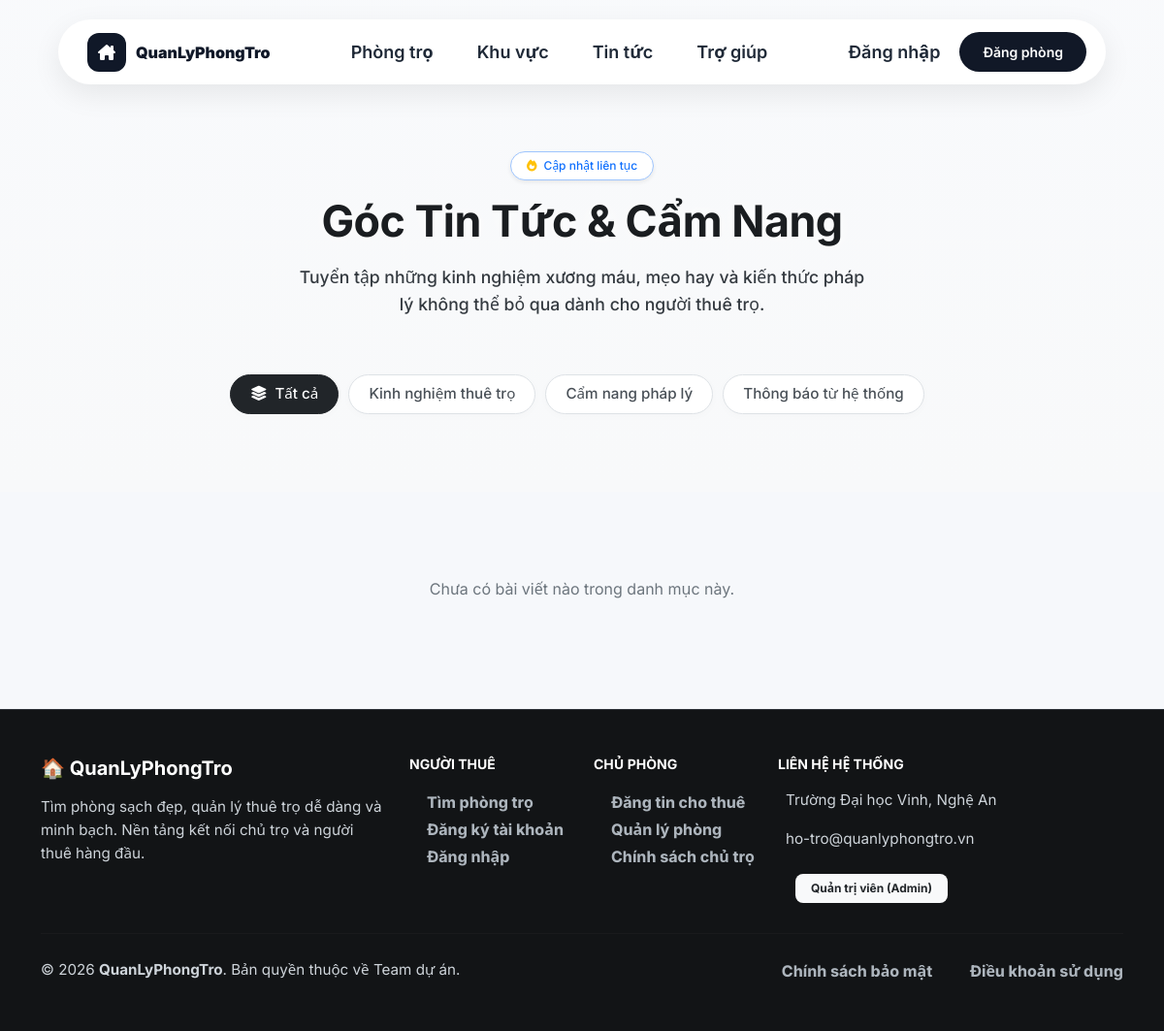
/public/blog.php, run on the app's committed database.
### tables this page shows
CREATE TABLE `news_categories` (
  `id` int(11) NOT NULL,
  `name` varchar(150) NOT NULL,
  `slug` varchar(150) NOT NULL,
  `description` text DEFAULT NULL,
  `created_at` timestamp NOT NULL DEFAULT current_timestamp()
);

### public/blog.php (the view, shortened to what this page needs)
<!DOCTYPE html>
<html lang="vi">
<head>
    <link href="https://cdn.jsdelivr.net/npm/bootstrap@5.3.2/dist/css/bootstrap.min.css" rel="stylesheet">
    <link rel="stylesheet" href="https://cdnjs.cloudflare.com/ajax/libs/font-awesome/6.4.2/css/all.min.css">
    <link rel="stylesheet" href="style.css">
    <nav class="home-nav">
        <div class="nav-container">
            <a href="index.php" class="brand">
                <span class="brand-mark"><i class="fas fa-house-chimney"></i></span>
                <span class="brand-name">QuanLyPhongTro</span>
            </a>
            <div class="menu-content" id="mobile-menu">
                <div class="nav-links">
                    <a href="phongtro.php" class="nav-item">Phòng trọ</a>
                    <a href="khuvuc.php" class="nav-item">Khu vực</a>
                    <a href="blog.php" class="nav-item">Tin tức</a>
                    <a href="trogiup.php" class="nav-item">Trợ giúp</a>
                </div>
                <div class="nav-actions">
                    <a href="login.php" class="nav-item login-text">Đăng nhập</a>
                    <a href="owner-register.php" class="btn-post">Đăng phòng</a>
                </div>
            </div>
        </div>
    </nav>
</head>
<body>
    <?php
    require_once '../config/database.php';
    $category_slug = isset($_GET['category']) ? $_GET['category'] : '';
    $cat_sql = "SELECT * FROM news_categories ORDER BY id ASC";
    $categories = $conn->query($cat_sql)->fetch_all(MYSQLI_ASSOC);
    $where_clause = "WHERE a.status = 'published'";
    $articles_sql = "SELECT a.*, c.name as category_name, c.slug as cat_slug
                            FROM articles a
                            LEFT JOIN news_categories c ON a.category_id = c.id
                            $where_clause
                            ORDER BY a.published_at DESC LIMIT 9";
    $articles = $conn->query($articles_sql)->fetch_all(MYSQLI_ASSOC);
    ?>
    </head>
    <body>
        <div class="container my-5 pt-5">
            <div class="blog-hero">
                <div class="container">
                    <div class="text-center mb-5">
                        <span class="badge bg-white text-primary border border-primary-subtle rounded-pill px-3 py-2 mb-3 shadow-sm" style="font-weight: 500;">
                            <i class="fas fa-fire me-1 text-warning"></i> Cập nhật liên tục
                        </span>
                        <h1 class="fw-bold mb-3" style="color: #1a1d20; font-size: 2.8rem; letter-spacing: -0.5px;">
                            Góc Tin Tức & Cẩm Nang
                        </h1>
                        <p class="text-secondary mx-auto" style="max-width: 600px; font-size: 1.1rem; line-height: 1.6;">
                            Tuyển tập những kinh nghiệm xương máu, mẹo hay và kiến thức pháp lý không thể bỏ qua dành cho người thuê trọ.
                        </p>
                    </div>
                    <ul class="nav nav-pills category-pills justify-content-center">
                        <li class="nav-item">
                            <a class="nav-link <?php echo ($category_slug === '') ? 'active' : ''; ?>" href="blog.php">
                                <i class="fas fa-layer-group me-1"></i> Tất cả
                            </a>
                        </li>
                        <?php foreach ($categories as $cat): ?>
                            <li class="nav-item">
                                <a class="nav-link <?php echo ($category_slug === $cat['slug']) ? 'active' : ''; ?>"
                                    href="blog.php?category=<?php echo $cat['slug']; ?>">
                                    <?php echo htmlspecialchars($cat['name']); ?>
                                </a>
                            </li>
                        <?php endforeach; ?>
                    </ul>
                </div>
            </div>
            <div class="row g-4">
                <?php if (count($articles) > 0): ?>
                    <?php foreach ($articles as $article): ?>
                        <div class="col-md-6 col-lg-4">
                            <div class="blog-card">
                                <div class="blog-img-wrap">
                                    <a href="blog_detail.php?slug=<?php echo $article['slug']; ?>">
                                        <img src="<?php echo htmlspecialchars($article['thumbnail']); ?>" alt="<?php echo htmlspecialchars($article['title']); ?>">
                                    </a>
                                    <span class="blog-category-badge"><?php echo htmlspecialchars($article['category_name']); ?></span>
                                </div>
                                <div class="blog-content">
                                    <a href="blog_detail.php?slug=<?php echo $article['slug']; ?>" class="blog-title">
                                        <?php echo htmlspecialchars($article['title']); ?>
                                    </a>
                                    <div class="blog-summary">
                                        <?php echo htmlspecialchars($article['summary']); ?>
                                    </div>
                                    <div class="blog-footer">
                                        <span><i class="far fa-calendar-alt"></i> <?php echo date('d/m/Y', strtotime($article['published_at'])); ?></span>
                                        <span><i class="far fa-eye"></i> <?php echo $article['views']; ?></span>
                                    </div>
                                </div>
                            </div>
                        </div>
                    <?php endforeach; ?>
                <?php else: ?>
                    <div class="col-12 text-center py-5">
                        <p class="text-secondary">Chưa có bài viết nào trong danh mục này.</p>
                    </div>
                <?php endif; ?>
            </div>
        </div>
        <footer class="footer py-5 mt-5 bg-dark text-white">
            <div class="container-lg">
                <div class="row gy-4">
                    <div class="col-lg-4 col-md-6">
                        <h5 class="fw-bold mb-3 text-white">🏠 QuanLyPhongTro</h5>
                        <p class="footer-description">Tìm phòng sạch đẹp, quản lý thuê trọ dễ dàng và minh bạch. Nền tảng kết nối chủ trọ và người thuê hàng đầu.</p>
                        <div class="social-links mt-3">
                        </div>
                    </div>
                    <div class="col-lg-2 col-md-6">
                        <h6 class="fw-bold mb-3 text-white text-uppercase small">Người Thuê</h6>
                        <ul class="list-unstyled">
                            <li><a href="index.php" class="footer-link">Tìm phòng trọ</a></li>
                            <li><a href="register.php" class="footer-link">Đăng ký tài khoản</a></li>
                            <li><a href="login.php" class="footer-link">Đăng nhập</a></li>
                        </ul>
                    </div>
                    <div class="col-lg-2 col-md-6">
                        <h6 class="fw-bold mb-3 text-white text-uppercase small">Chủ Phòng</h6>
                        <ul class="list-unstyled">
                            <li><a href="owner-register.php" class="footer-link">Đăng tin cho thuê</a></li>
                            <li><a href="login.php" class="footer-link">Quản lý phòng</a></li>
                            <li><a href="#" class="footer-link">Chính sách chủ trọ</a></li>
                        </ul>
                    </div>
                    <div class="col-lg-4 col-md-6">
                        <h6 class="fw-bold mb-3 text-white text-uppercase small">Liên hệ hệ thống</h6>
                        <p class="footer-info"><i class="bi bi-geo-alt-fill me-2"></i> Trường Đại học Vinh, Nghệ An</p>
                        <p class="footer-info"><i class="bi bi-envelope-fill me-2"></i> ho-tro@quanlyphongtro.vn</p>
                        <a href="admin/login.php" class="btn btn-light btn-sm fw-bold px-3 mt-2">Quản trị viên (Admin)</a>
                    </div>
                </div>
                <hr class="my-4 footer-divider">
                <div class="d-flex flex-wrap justify-content-between align-items-center">
                    <div class="footer-copyright">
                        © 2026 <strong>QuanLyPhongTro</strong>. Bản quyền thuộc về Team dự án.
                    </div>
                    <div class="footer-bottom-links">
                        <a href="#" class="footer-link me-3">Chính sách bảo mật</a>
                        <a href="#" class="footer-link">Điều khoản sử dụng</a>
                    </div>
                </div>
            </div>
        </footer>
    </body>
</html>

### public/admin/assets/css/style.css (style rules this page uses)
* { margin: 0; padding: 0; box-sizing: border-box; }
body { background-color: #f5f7fa; font-family: 'Segoe UI', Tahoma, Geneva, Verdana, sans-serif; }
.btn { border-radius: 5px; font-weight: 500; transition: all 0.3s; }
.btn-sm { padding: 6px 10px; font-size: 12px; }

### public/assets/css/modern.css (style rules this page uses)
:root { --app-bg: #f4f7fb; --app-surface: #ffffff; --app-surface-soft: #f8fafc; --app-text: #172033; --app-muted: #667085; --app-border: #e5eaf2; --app-primary: #2563eb; --app-primary-dark: #1e40af; --app-accent: #14b8a6; --app-warning: #f59e0b; --app-danger: #dc2626; --app-success: #16a34a; --app-shadow: 0 14px 40px rgba(15, 23, 42, 0.08); --app-radius: 8px; }
body { background: var(--app-bg) !important; color: var(--app-text); font-family: "Inter", "Segoe UI", Arial, sans-serif !important; }
*, *::before, *::after { box-sizing: border-box; }
.btn, button, .btn-primary, .btn-view, .btn-search, .btn-cta { border-radius: var(--app-radius) !important; font-weight: 700; }
.badge-status, .booking-status, .badge { border-radius: 999px !important; font-weight: 750; }

### data on the page
news_categories: name "Kinh nghiệm thuê trọ"
news_categories: name "Cẩm nang pháp lý"
news_categories: name "Thông báo từ hệ thống"
